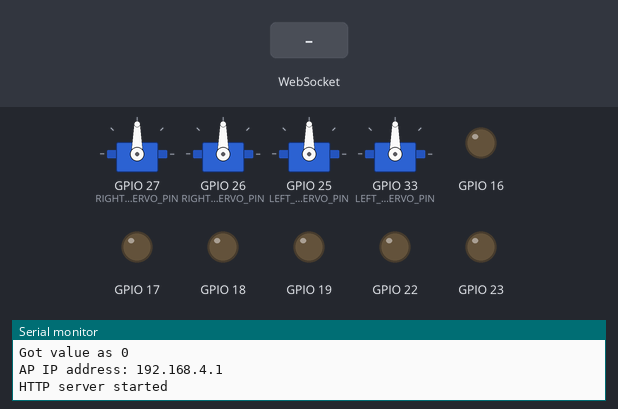
The sketch below on a simulated ESP32. Parts: 4 × servo, output pins drawn as LEDs (lit = HIGH), the last lines printed to the serial monitor. The test bench sets the inputs (shaded band).

Above: at 1.2 s.
1.3 s: WebSocket text "Elevate" received
At 2.5 s:
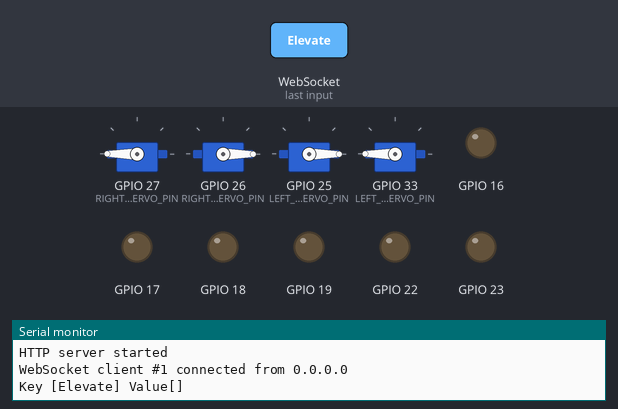
2.8 s: WebSocket text "MoveCar" received
4.3 s: WebSocket text "Speed" received
Timing chart, 0 to 7.3 s (numbered marks = the images above; inputs shaded):
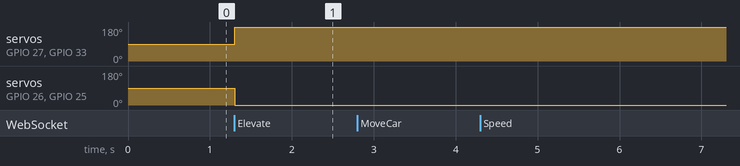

The sketch:

Elevating_Car.ino
```cpp
#include <Arduino.h>
#ifdef ESP32
#include <WiFi.h>
#include <AsyncTCP.h>
#elif defined(ESP8266)
#include <ESP8266WiFi.h>
#include <ESPAsyncTCP.h>
#endif
#include <ESPAsyncWebServer.h>

#include <ESP32Servo.h>
#include <iostream>
#include <sstream>

#define RIGHT_FRONT_SERVO_PIN  27
#define RIGHT_BACK_SERVO_PIN   26
#define LEFT_FRONT_SERVO_PIN   25
#define LEFT_BACK_SERVO_PIN    33
Servo rightFrontServo;
Servo rightBackServo;
Servo leftFrontServo;
Servo leftBackServo;


struct MOTOR_PINS
{
  int pinEn;
  int pinIN1;
  int pinIN2;
};

std::vector<MOTOR_PINS> motorPins =
{
  {22, 16, 17},  //RIGHT_MOTOR Pins (EnA, IN1, IN2)
  {23, 18, 19},  //LEFT_MOTOR  Pins (EnB, IN3, IN4)
};

#define UP 1
#define DOWN 2
#define LEFT 3
#define RIGHT 4
#define STOP 0

#define RIGHT_MOTOR 0
#define LEFT_MOTOR 1

#define FORWARD 1
#define BACKWARD -1

const int PWMFreq = 1000; /* 1 KHz */
const int PWMResolution = 8;
const int PWMSpeedChannel = 4;

const char* ssid     = "MyWiFiCar";
const char* password = "12345678";

AsyncWebServer server(80);
AsyncWebSocket wsCarInput("/CarInput");

const char* htmlHomePage PROGMEM = R"HTMLHOMEPAGE(
<!DOCTYPE html>
<html>
  <head>
  <meta name="viewport" content="width=device-width, initial-scale=1, maximum-scale=1, user-scalable=no">
    <style>
    .arrows {
      font-size:40px;
      color:red;
    }
    td.button {
      background-color:black;
      border-radius:25%;
      box-shadow: 5px 5px #888888;
    }
    td.button:active {
      transform: translate(5px,5px);
      box-shadow: none;
    }

    .noselect {
      -webkit-touch-callout: none; /* iOS Safari */
        -webkit-user-select: none; /* Safari */
         -khtml-user-select: none; /* Konqueror HTML */
           -moz-user-select: none; /* Firefox */
            -ms-user-select: none; /* Internet Explorer/Edge */
                user-select: none; /* Non-prefixed version, currently
                                      supported by Chrome and Opera */
    }

    .slidecontainer {
      width: 100%;
    }

    .slider {
      -webkit-appearance: none;
      width: 100%;
      height: 20px;
      border-radius: 5px;
      background: #d3d3d3;
      outline: none;
      opacity: 0.7;
      -webkit-transition: .2s;
      transition: opacity .2s;
    }

    .slider:hover {
      opacity: 1;
    }

    .slider::-webkit-slider-thumb {
      -webkit-appearance: none;
      appearance: none;
      width: 40px;
      height: 40px;
      border-radius: 50%;
      background: red;
      cursor: pointer;
    }

    .slider::-moz-range-thumb {
      width: 40px;
      height: 40px;
      border-radius: 50%;
      background: red;
      cursor: pointer;
    }

    </style>

  </head>
  <body class="noselect" align="center" style="background-color:white">

    <h1 style="color: teal;text-align:center;">Hash Include Electronics</h1>
    <h2 style="color: teal;text-align:center;">Elevating &#128663; Control</h2>

    <table id="mainTable" style="width:400px;margin:auto;table-layout:fixed" CELLSPACING=10>
      <tr>
        <td></td>
        <td class="button" ontouchstart='sendButtonInput("MoveCar","1")' ontouchend='sendButtonInput("MoveCar","0")'><span class="arrows" >&#8679;</span></td>
        <td></td>
      </tr>
      <tr>
        <td class="button" ontouchstart='sendButtonInput("MoveCar","3")' ontouchend='sendButtonInput("MoveCar","0")'><span class="arrows" >&#8678;</span></td>
        <td class="button"></td>
        <td class="button" ontouchstart='sendButtonInput("MoveCar","4")' ontouchend='sendButtonInput("MoveCar","0")'><span class="arrows" >&#8680;</span></td>
      </tr>
      <tr>
        <td></td>
        <td class="button" ontouchstart='sendButtonInput("MoveCar","2")' ontouchend='sendButtonInput("MoveCar","0")'><span class="arrows" >&#8681;</span></td>
        <td></td>
      </tr>
      <tr/><tr/>
      <tr/><tr/>
      <tr>
        <td style="text-align:left;font-size:25px"><b>Elevate:</b></td>
        <td colspan=2>
         <div class="slidecontainer">
            <input type="range" min="90" max="180" value="90" class="slider" id="Elevate" oninput='sendButtonInput("Elevate",value)'>
          </div>
        </td>
      </tr>
      <tr/><tr/>
      <tr>
        <td style="text-align:left;font-size:25px"><b>Speed:</b></td>
        <td colspan=2>
         <div class="slidecontainer">
            <input type="range" min="0" max="255" value="150" class="slider" id="Speed" oninput='sendButtonInput("Speed",value)'>
          </div>
        </td>
      </tr>
    </table>

    <script>
      var webSocketCarInputUrl = "ws:\/\/" + window.location.hostname + "/CarInput";
      var websocketCarInput;

      function initCarInputWebSocket()
      {
        websocketCarInput = new WebSocket(webSocketCarInputUrl);
        websocketCarInput.onopen    = function(event)
        {
          var speedButton = document.getElementById("Speed");
          sendButtonInput("Speed", speedButton.value);
          var elevateButton = document.getElementById("Elevate");
          sendButtonInput("Elevate", elevateButton.value);
        };
        websocketCarInput.onclose   = function(event){setTimeout(initCarInputWebSocket, 2000);};
        websocketCarInput.onmessage = function(event){};
      }

      function sendButtonInput(key, value)
      {
        var data = key + "," + value;
        websocketCarInput.send(data);
      }

      window.onload = initCarInputWebSocket;
      document.getElementById("mainTable").addEventListener("touchend", function(event){
        event.preventDefault()
      });
    </script>
  </body>
</html>
)HTMLHOMEPAGE";


void rotateMotor(int motorNumber, int motorDirection)
{
  if (motorDirection == FORWARD)
  {
    digitalWrite(motorPins[motorNumber].pinIN1, HIGH);
    digitalWrite(motorPins[motorNumber].pinIN2, LOW);
  }
  else if (motorDirection == BACKWARD)
  {
    digitalWrite(motorPins[motorNumber].pinIN1, LOW);
    digitalWrite(motorPins[motorNumber].pinIN2, HIGH);
  }
  else
  {
    digitalWrite(motorPins[motorNumber].pinIN1, LOW);
    digitalWrite(motorPins[motorNumber].pinIN2, LOW);
  }
}

void moveCar(int inputValue)
{
  Serial.printf("Got value as %d\n", inputValue);
  switch(inputValue)
  {

    case UP:
      rotateMotor(RIGHT_MOTOR, FORWARD);
      rotateMotor(LEFT_MOTOR, FORWARD);
      break;

    case DOWN:
      rotateMotor(RIGHT_MOTOR, BACKWARD);
      rotateMotor(LEFT_MOTOR, BACKWARD);
      break;

    case LEFT:
      rotateMotor(RIGHT_MOTOR, FORWARD);
      rotateMotor(LEFT_MOTOR, BACKWARD);
      break;

    case RIGHT:
      rotateMotor(RIGHT_MOTOR, BACKWARD);
      rotateMotor(LEFT_MOTOR, FORWARD);
      break;

    case STOP:
      rotateMotor(RIGHT_MOTOR, STOP);
      rotateMotor(LEFT_MOTOR, STOP);
      break;

    default:
      rotateMotor(RIGHT_MOTOR, STOP);
      rotateMotor(LEFT_MOTOR, STOP);
      break;
  }
}


void elevateCar(int rightFrontServoValue, int rightBackServoValue, int leftFrontServoValue, int leftBackServoValue)
{
  rightFrontServo.write(rightFrontServoValue);
  rightBackServo.write(rightBackServoValue);
  leftFrontServo.write(leftFrontServoValue);
  leftBackServo.write(leftBackServoValue);
}


void handleRoot(AsyncWebServerRequest *request)
{
  request->send_P(200, "text/html", htmlHomePage);
}

void handleNotFound(AsyncWebServerRequest *request)
{
    request->send(404, "text/plain", "File Not Found");
}

void onCarInputWebSocketEvent(AsyncWebSocket *server,
                      AsyncWebSocketClient *client,
                      AwsEventType type,
                      void *arg,
                      uint8_t *data,
                      size_t len)
{
  switch (type)
  {
    case WS_EVT_CONNECT:
      Serial.printf("WebSocket client #%u connected from %s\n", client->id(), client->remoteIP().toString().c_str());
      break;
    case WS_EVT_DISCONNECT:
      Serial.printf("WebSocket client #%u disconnected\n", client->id());
      moveCar(STOP);
      break;
    case WS_EVT_DATA:
      AwsFrameInfo *info;
      info = (AwsFrameInfo*)arg;
      if (info->final && info->index == 0 && info->len == len && info->opcode == WS_TEXT)
      {
        std::string myData = "";
        myData.assign((char *)data, len);
        std::istringstream ss(myData);
        std::string key, value;
        std::getline(ss, key, ',');
        std::getline(ss, value, ',');
        Serial.printf("Key [%s] Value[%s]\n", key.c_str(), value.c_str());
        int valueInt = atoi(value.c_str());
        if (key == "MoveCar")
        {
          moveCar(valueInt);
        }
        else if (key == "Speed")
        {
          ledcWrite(PWMSpeedChannel, valueInt);
        }
        else if (key == "Elevate")
        {
          elevateCar(180 - valueInt, valueInt, valueInt, 180 - valueInt);
        }
      }
      break;
    case WS_EVT_PONG:
    case WS_EVT_ERROR:
      break;
    default:
      break;
  }
}

void setUpPinModes()
{
  //Set up PWM
  ledcSetup(PWMSpeedChannel, PWMFreq, PWMResolution);

  for (int i = 0; i < motorPins.size(); i++)
  {
    pinMode(motorPins[i].pinEn, OUTPUT);
    pinMode(motorPins[i].pinIN1, OUTPUT);
    pinMode(motorPins[i].pinIN2, OUTPUT);

    /* Attach the PWM Channel to the motor enb Pin */
    ledcAttachPin(motorPins[i].pinEn, PWMSpeedChannel);
  }
  moveCar(STOP);

  rightFrontServo.attach(RIGHT_FRONT_SERVO_PIN);
  rightBackServo.attach(RIGHT_BACK_SERVO_PIN);
  leftFrontServo.attach(LEFT_FRONT_SERVO_PIN);
  leftBackServo.attach(LEFT_BACK_SERVO_PIN);

  elevateCar(90, 90, 90, 90);
}


void setup(void)
{
  setUpPinModes();
  Serial.begin(115200);

  WiFi.softAP(ssid, password);
  IPAddress IP = WiFi.softAPIP();
  Serial.print("AP IP address: ");
  Serial.println(IP);

  server.on("/", HTTP_GET, handleRoot);
  server.onNotFound(handleNotFound);

  wsCarInput.onEvent(onCarInputWebSocketEvent);
  server.addHandler(&wsCarInput);

  server.begin();
  Serial.println("HTTP server started");

}

void loop()
{
  wsCarInput.cleanupClients();
}
```

Measured:
- after the input at 1.3 s, servo on GPIO 27 (RIGHT_FRONT_SERVO_PIN), servo on GPIO 33 (LEFT_BACK_SERVO_PIN): 90° → 180° at once; servo on GPIO 26 (RIGHT_BACK_SERVO_PIN), servo on GPIO 25 (LEFT_FRONT_SERVO_PIN): 90° → 0° at once
